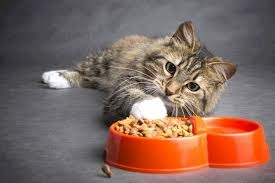
#> input picture 2de/Data Science/Toets/ToetsOne/kat.jpg, 275 x 183 px
$ jupyter execute --allow-errors DIVM.ipynb
#> lines starting #> are read from the running program, lines starting #| are printed output that depends on the picture; after the words box and inside, x2 and y2 are one past the last pixel; in counts of white or black regions, pixels touching at a corner belong together
## Data Science : Individueel Labo 1 - Groep Di VM

### Deel 1 - Numpy

#### 1.1 (1 ptn)
Lees de gegeven jpg figuur in als een numpy array. Gebruik hiervoor de functie `imread` uit de module `matplotlib.image`. Plot de figuur uit via de functie `imshow`

[cell 1]
import numpy as np
import matplotlib.image as image
import matplotlib.pyplot as plt

foto = image.imread('kat.jpg')
#> foto is the input picture: shape (183, 275, 3); mean R, G, B 130.1, 104.5, 95.5
fotoArray = np.array(foto)

plt.imshow(fotoArray)
plt.show()

#### 1.2 (2 ptn)
Lees het type en shape van je figuur uit. Leg in je eigen woorden uit (markdown!) waarom een .jpg file deze shape heeft.

[cell 2]
print('\ndim: ', fotoArray.ndim)
#| dim:  3
print('\nshape: ',fotoArray.shape)
#| shape:  (183, 275, 3)
print('\ntype: ', fotoArray.dtype)
#| type:  uint8

print('\nlaaste rij \n',fotoArray[2:,2:,2:]  [2:,2:,2:])
#| laaste rij
#|  []

print('\nlaaste rij \n',fotoArray[:,:,-1])
#> (printed output is left out)

RGB(Rood , Groen , Blue) een jpg file heeft deze shape door de 3 basis kleuren op andere kleuren te vormen

#### 1.3 (2 ptn)
Maak een copy van je ingelezen figuur. Pas op deze copy slicing toe om voor elke pixel de waarde van het rood-kanaal op 0 te zetten.
Plot je figuur nu met deze gewijzigde kleur-informatie. Test zelf dat de shape ongewijzigd is en dat je roodwaarden effectief op 0 staan door de gegevens van 1 pixel uit te printen.

[cell 3]
figuur = fotoArray.copy()
figuur[:,:,0] = 0
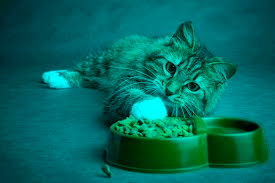
#> figuur: shape (183, 275, 3); mean R, G, B 0, 104.5, 95.5
print(figuur.shape)
#| (183, 275, 3)
print(figuur[1,1,:])
#| [ 0 39 34]

fig, ax = plt.subplots()
heatmap = ax.imshow(figuur)
plt.show()

#### 1.4 (2 ptn)
Maak opnieuw een copy van de oorspronkelijke figuur. Schrijf nu een booleaans masker om deze pixels te selecteren waarvan de rood-waarde > 200. Gebruik dit masker om de kleurwaarden van deze pixels aan te passen naar de waarden $[100,100,100]$. Plot je gewijzigde figuur opnieuw uit.

[cell 4]
figuur = fotoArray.copy()
print(figuur[:,:,0])
#> (printed output is left out)
mask1 = figuur[:,:,0] > 200
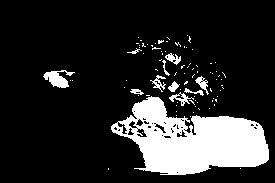
#> mask1: shape (183, 275) bool; 16.6% white; 87 white regions (76 under 20 px), largest, box (x1, y1, x2, y2) and area: (111, 96, 269, 175) 7192, (43, 70, 75, 88) 296, (169, 92, 194, 106) 118
print(mask1)
#> (printed output is left out)

figuur[mask1] = [100,100,100]
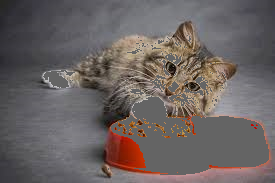
#> figuur: shape (183, 275, 3); 16.55% of pixels changed, all inside (x1, y1, x2, y2) = (43, 35, 269, 175)


fig, ax = plt.subplots()
heatmap = ax.imshow(figuur)
plt.show()

#### 1.5 (2ptn)

Verander de shape van je figuur door een gemiddelde te berekenen van alle kleurkanalen. (3 kleurwaarden worden 1).
Plot de figuur opnieuw uit, hierbij kan je gebruik maken van de colormap 'gray' .

[cell 5]
averages = fotoArray.mean(axis = 2) #take the average of R, G en B
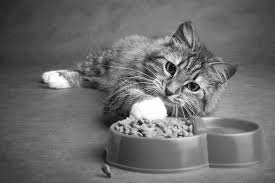
#> averages: shape (183, 275) float64; min 1.33, max 255, mean 110
fig, ax = plt.subplots()
heatmap = ax.imshow(averages, cmap = 'gray')
plt.show()
